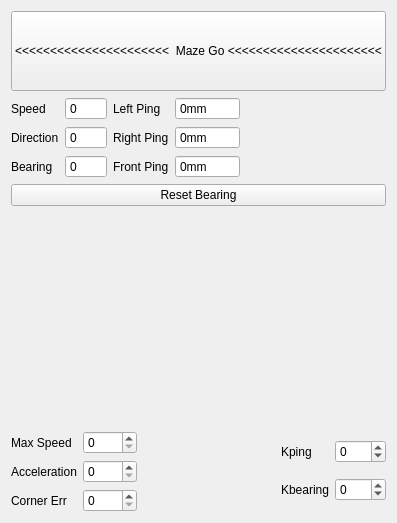
      <widget class="QWidget" name="mazepage">
       <layout class="QVBoxLayout" name="verticalLayout_3">
        <item>
         <widget class="QPushButton" name="mazego">
          <property name="minimumSize">
           <size>
            <width>0</width>
            <height>80</height>
           </size>
          </property>
          <property name="focusPolicy">
           <enum>Qt::NoFocus</enum>
          </property>
          <property name="text">
           <string>&lt;&lt;&lt;&lt;&lt;&lt;&lt;&lt;&lt;&lt;&lt;&lt;&lt;&lt;&lt;&lt;&lt;&lt;&lt;&lt;&lt;&lt;  Maze Go &lt;&lt;&lt;&lt;&lt;&lt;&lt;&lt;&lt;&lt;&lt;&lt;&lt;&lt;&lt;&lt;&lt;&lt;&lt;&lt;&lt;&lt;</string>
          </property>
          <property name="checkable">
           <bool>true</bool>
          </property>
         </widget>
        </item>
        <item>
         <layout class="QHBoxLayout" name="horizontalLayout_7">
          <item>
           <layout class="QGridLayout" name="gridLayout_5">
            <item row="1" column="1">
             <widget class="QSpinBox" name="mazedir">
              <property name="buttonSymbols">
               <enum>QAbstractSpinBox::NoButtons</enum>
              </property>
              <property name="minimum">
               <number>-999</number>
              </property>
              <property name="maximum">
               <number>999</number>
              </property>
             </widget>
            </item>
            <item row="0" column="0">
             <widget class="QLabel" name="label1_2">
              <property name="text">
               <string>Speed</string>
              </property>
             </widget>
            </item>
            <item row="1" column="0">
             <widget class="QLabel" name="label_28">
              <property name="text">
               <string>Direction</string>
              </property>
             </widget>
            </item>
            <item row="0" column="1">
             <widget class="QSpinBox" name="mazespeed">
              <property name="buttonSymbols">
               <enum>QAbstractSpinBox::NoButtons</enum>
              </property>
              <property name="minimum">
               <number>-200</number>
              </property>
              <property name="maximum">
               <number>200</number>
              </property>
             </widget>
            </item>
            <item row="0" column="2">
             <widget class="QLabel" name="label_29">
              <property name="text">
               <string>Left Ping</string>
              </property>
             </widget>
            </item>
            <item row="0" column="3">
             <widget class="QSpinBox" name="mazeleftping">
              <property name="buttonSymbols">
               <enum>QAbstractSpinBox::NoButtons</enum>
              </property>
              <property name="suffix">
               <string>mm</string>
              </property>
              <property name="maximum">
               <number>10000</number>
              </property>
             </widget>
            </item>
            <item row="1" column="2">
             <widget class="QLabel" name="label_30">
              <property name="text">
               <string>Right Ping</string>
              </property>
             </widget>
            </item>
            <item row="1" column="3">
             <widget class="QSpinBox" name="mazerightping">
              <property name="buttonSymbols">
               <enum>QAbstractSpinBox::NoButtons</enum>
              </property>
              <property name="suffix">
               <string>mm</string>
              </property>
              <property name="maximum">
               <number>10000</number>
              </property>
             </widget>
            </item>
            <item row="2" column="3">
             <widget class="QSpinBox" name="mazefrontping">
              <property name="buttonSymbols">
               <enum>QAbstractSpinBox::NoButtons</enum>
              </property>
              <property name="suffix">
               <string>mm</string>
              </property>
              <property name="maximum">
               <number>10000</number>
              </property>
             </widget>
            </item>
            <item row="2" column="2">
             <widget class="QLabel" name="label_31">
              <property name="text">
               <string>Front Ping</string>
              </property>
             </widget>
            </item>
            <item row="2" column="0">
             <widget class="QLabel" name="label_3">
              <property name="text">
               <string>Bearing</string>
              </property>
             </widget>
            </item>
            <item row="2" column="1">
             <widget class="QSpinBox" name="mazebearing">
              <property name="buttonSymbols">
               <enum>QAbstractSpinBox::NoButtons</enum>
              </property>
              <property name="minimum">
               <number>-1000</number>
              </property>
              <property name="maximum">
               <number>1000</number>
              </property>
             </widget>
            </item>
           </layout>
          </item>
          <item>
           <spacer name="horizontalSpacer_4">
            <property name="orientation">
             <enum>Qt::Horizontal</enum>
            </property>
            <property name="sizeHint" stdset="0">
             <size>
              <width>40</width>
              <height>20</height>
             </size>
            </property>
           </spacer>
          </item>
         </layout>
        </item>
        <item>
         <widget class="QPushButton" name="mazeResetBearing">
          <property name="text">
           <string>Reset Bearing</string>
          </property>
          <property name="checkable">
           <bool>true</bool>
          </property>
         </widget>
        </item>
        <item>
         <spacer name="verticalSpacer_5">
          <property name="orientation">
           <enum>Qt::Vertical</enum>
          </property>
          <property name="sizeHint" stdset="0">
           <size>
            <width>20</width>
            <height>219</height>
           </size>
          </property>
         </spacer>
        </item>
        <item>
         <layout class="QHBoxLayout" name="horizontalLayout_8">
          <item>
           <layout class="QGridLayout" name="gridLayout_6">
            <item row="0" column="1">
             <widget class="QSpinBox" name="mazemax">
              <property name="buttonSymbols">
               <enum>QAbstractSpinBox::UpDownArrows</enum>
              </property>
              <property name="maximum">
               <number>200</number>
              </property>
             </widget>
            </item>
            <item row="1" column="1">
             <widget class="QSpinBox" name="mazeaccel">
              <property name="buttonSymbols">
               <enum>QAbstractSpinBox::UpDownArrows</enum>
              </property>
              <property name="maximum">
               <number>1000</number>
              </property>
              <property name="singleStep">
               <number>10</number>
              </property>
             </widget>
            </item>
            <item row="0" column="0">
             <widget class="QLabel" name="label_32">
              <property name="text">
               <string>Max Speed</string>
              </property>
             </widget>
            </item>
            <item row="1" column="0">
             <widget class="QLabel" name="label_33">
              <property name="text">
               <string>Acceleration</string>
              </property>
             </widget>
            </item>
            <item row="2" column="0">
             <widget class="QLabel" name="label_53">
              <property name="text">
               <string>Corner Err</string>
              </property>
             </widget>
            </item>
            <item row="2" column="1">
             <widget class="QSpinBox" name="mazecornererr">
              <property name="maximum">
               <number>300</number>
              </property>
              <property name="singleStep">
               <number>10</number>
              </property>
             </widget>
            </item>
           </layout>
          </item>
          <item>
           <spacer name="horizontalSpacer_5">
            <property name="orientation">
             <enum>Qt::Horizontal</enum>
            </property>
            <property name="sizeHint" stdset="0">
             <size>
              <width>40</width>
              <height>20</height>
             </size>
            </property>
           </spacer>
          </item>
          <item>
           <layout class="QGridLayout" name="gridLayout_7">
            <item row="0" column="1">
             <widget class="QSpinBox" name="mazeKping">
              <property name="buttonSymbols">
               <enum>QAbstractSpinBox::UpDownArrows</enum>
              </property>
              <property name="minimum">
               <number>-999</number>
              </property>
              <property name="maximum">
               <number>999</number>
              </property>
             </widget>
            </item>
            <item row="0" column="0">
             <widget class="QLabel" name="label_35">
              <property name="text">
               <string>Kping</string>
              </property>
             </widget>
            </item>
            <item row="1" column="0">
             <widget class="QLabel" name="label_36">
              <property name="text">
               <string>Kbearing</string>
              </property>
             </widget>
            </item>
            <item row="1" column="1">
             <widget class="QSpinBox" name="mazeKbearing">
              <property name="buttonSymbols">
               <enum>QAbstractSpinBox::UpDownArrows</enum>
              </property>
              <property name="minimum">
               <number>-999</number>
              </property>
              <property name="maximum">
               <number>999</number>
              </property>
             </widget>
            </item>
           </layout>
          </item>
         </layout>
        </item>
       </layout>
      </widget>
